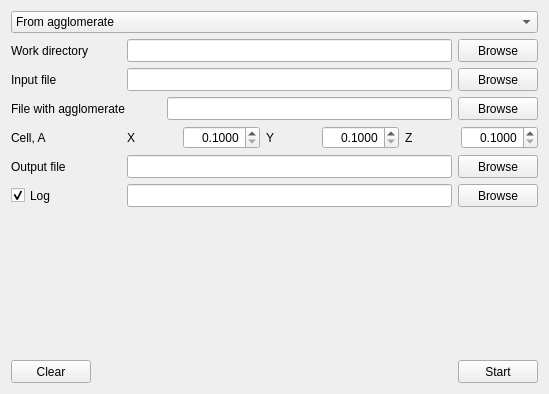
      <widget class="QWidget" name="pdb">
       <attribute name="title">
        <string>Generate PDB</string>
       </attribute>
       <layout class="QVBoxLayout" name="verticalLayout_5">
        <item>
         <widget class="QComboBox" name="pdb_comboBox_mode">
          <property name="toolTip">
           <string>Input file type</string>
          </property>
          <item>
           <property name="text">
            <string>From agglomerate</string>
           </property>
          </item>
          <item>
           <property name="text">
            <string>From trajectory snapshot</string>
           </property>
          </item>
         </widget>
        </item>
        <item>
         <layout class="QHBoxLayout" name="pdb_layout_workDir">
          <item>
           <widget class="QLabel" name="pdb_label_workDir">
            <property name="minimumSize">
             <size>
              <width>110</width>
              <height>23</height>
             </size>
            </property>
            <property name="text">
             <string>Work directory</string>
            </property>
           </widget>
          </item>
          <item>
           <widget class="QLineEdit" name="pdb_lineEdit_workDir">
            <property name="minimumSize">
             <size>
              <width>280</width>
              <height>23</height>
             </size>
            </property>
            <property name="toolTip">
             <string>Path to work directory</string>
            </property>
           </widget>
          </item>
          <item>
           <widget class="QPushButton" name="pdb_pushButton_workDir">
            <property name="minimumSize">
             <size>
              <width>80</width>
              <height>23</height>
             </size>
            </property>
            <property name="text">
             <string>Browse</string>
            </property>
            <property name="autoDefault">
             <bool>true</bool>
            </property>
           </widget>
          </item>
         </layout>
        </item>
        <item>
         <layout class="QHBoxLayout" name="pdb_layout_input">
          <item>
           <widget class="QLabel" name="pdb_label_input">
            <property name="minimumSize">
             <size>
              <width>110</width>
              <height>23</height>
             </size>
            </property>
            <property name="text">
             <string>Input file</string>
            </property>
           </widget>
          </item>
          <item>
           <widget class="QLineEdit" name="pdb_lineEdit_input">
            <property name="minimumSize">
             <size>
              <width>280</width>
              <height>23</height>
             </size>
            </property>
            <property name="toolTip">
             <string>Path to input file</string>
            </property>
           </widget>
          </item>
          <item>
           <widget class="QPushButton" name="pdb_pushButton_input">
            <property name="minimumSize">
             <size>
              <width>80</width>
              <height>23</height>
             </size>
            </property>
            <property name="text">
             <string>Browse</string>
            </property>
            <property name="autoDefault">
             <bool>true</bool>
            </property>
           </widget>
          </item>
         </layout>
        </item>
        <item>
         <layout class="QHBoxLayout" name="pdb_layout_agl">
          <item>
           <widget class="QLabel" name="pdb_label_agl">
            <property name="minimumSize">
             <size>
              <width>150</width>
              <height>23</height>
             </size>
            </property>
            <property name="text">
             <string>File with agglomerate</string>
            </property>
           </widget>
          </item>
          <item>
           <widget class="QLineEdit" name="pdb_lineEdit_agl">
            <property name="minimumSize">
             <size>
              <width>280</width>
              <height>23</height>
             </size>
            </property>
            <property name="toolTip">
             <string>Path to file with agglomerate</string>
            </property>
           </widget>
          </item>
          <item>
           <widget class="QPushButton" name="pdb_pushButton_agl">
            <property name="minimumSize">
             <size>
              <width>80</width>
              <height>23</height>
             </size>
            </property>
            <property name="text">
             <string>Browse</string>
            </property>
            <property name="autoDefault">
             <bool>true</bool>
            </property>
           </widget>
          </item>
         </layout>
        </item>
        <item>
         <layout class="QHBoxLayout" name="pdb_layout_cell">
          <item>
           <widget class="QLabel" name="pdb_label_cell">
            <property name="minimumSize">
             <size>
              <width>110</width>
              <height>23</height>
             </size>
            </property>
            <property name="text">
             <string>Cell, A</string>
            </property>
           </widget>
          </item>
          <item>
           <widget class="QLabel" name="pdb_label_cellX">
            <property name="minimumSize">
             <size>
              <width>50</width>
              <height>23</height>
             </size>
            </property>
            <property name="text">
             <string>X</string>
            </property>
           </widget>
          </item>
          <item>
           <widget class="QDoubleSpinBox" name="pdb_doubleSpinBox_cellX">
            <property name="sizePolicy">
             <sizepolicy hsizetype="Expanding" vsizetype="Fixed">
              <horstretch>0</horstretch>
              <verstretch>0</verstretch>
             </sizepolicy>
            </property>
            <property name="minimumSize">
             <size>
              <width>55</width>
              <height>23</height>
             </size>
            </property>
            <property name="toolTip">
             <string>Cell size, X</string>
            </property>
            <property name="alignment">
             <set>Qt::AlignRight|Qt::AlignTrailing|Qt::AlignVCenter</set>
            </property>
            <property name="decimals">
             <number>4</number>
            </property>
            <property name="minimum">
             <double>0.100000000000000</double>
            </property>
            <property name="maximum">
             <double>999.990000000000009</double>
            </property>
           </widget>
          </item>
          <item>
           <widget class="QLabel" name="pdb_label_cellY">
            <property name="minimumSize">
             <size>
              <width>50</width>
              <height>23</height>
             </size>
            </property>
            <property name="text">
             <string>Y</string>
            </property>
           </widget>
          </item>
          <item>
           <widget class="QDoubleSpinBox" name="pdb_doubleSpinBox_cellY">
            <property name="sizePolicy">
             <sizepolicy hsizetype="Expanding" vsizetype="Fixed">
              <horstretch>0</horstretch>
              <verstretch>0</verstretch>
             </sizepolicy>
            </property>
            <property name="minimumSize">
             <size>
              <width>55</width>
              <height>23</height>
             </size>
            </property>
            <property name="toolTip">
             <string>Cell size, Y</string>
            </property>
            <property name="alignment">
             <set>Qt::AlignRight|Qt::AlignTrailing|Qt::AlignVCenter</set>
            </property>
            <property name="decimals">
             <number>4</number>
            </property>
            <property name="minimum">
             <double>0.100000000000000</double>
            </property>
            <property name="maximum">
             <double>999.990000000000009</double>
            </property>
           </widget>
          </item>
          <item>
           <widget class="QLabel" name="pdb_label_cellZ">
            <property name="minimumSize">
             <size>
              <width>50</width>
              <height>23</height>
             </size>
            </property>
            <property name="text">
             <string>Z</string>
            </property>
           </widget>
          </item>
          <item>
           <widget class="QDoubleSpinBox" name="pdb_doubleSpinBox_cellZ">
            <property name="sizePolicy">
             <sizepolicy hsizetype="Expanding" vsizetype="Fixed">
              <horstretch>0</horstretch>
              <verstretch>0</verstretch>
             </sizepolicy>
            </property>
            <property name="minimumSize">
             <size>
              <width>55</width>
              <height>23</height>
             </size>
            </property>
            <property name="toolTip">
             <string>Cell size, Z</string>
            </property>
            <property name="alignment">
             <set>Qt::AlignRight|Qt::AlignTrailing|Qt::AlignVCenter</set>
            </property>
            <property name="decimals">
             <number>4</number>
            </property>
            <property name="minimum">
             <double>0.100000000000000</double>
            </property>
            <property name="maximum">
             <double>999.990000000000009</double>
            </property>
           </widget>
          </item>
         </layout>
        </item>
        <item>
         <layout class="QHBoxLayout" name="pdb_layout_output">
          <item>
           <widget class="QLabel" name="pdb_label_output">
            <property name="minimumSize">
             <size>
              <width>110</width>
              <height>23</height>
             </size>
            </property>
            <property name="text">
             <string>Output file</string>
            </property>
           </widget>
          </item>
          <item>
           <widget class="QLineEdit" name="pdb_lineEdit_output">
            <property name="minimumSize">
             <size>
              <width>280</width>
              <height>23</height>
             </size>
            </property>
            <property name="toolTip">
             <string>Path to output file</string>
            </property>
           </widget>
          </item>
          <item>
           <widget class="QPushButton" name="pdb_pushButton_output">
            <property name="minimumSize">
             <size>
              <width>80</width>
              <height>23</height>
             </size>
            </property>
            <property name="text">
             <string>Browse</string>
            </property>
            <property name="autoDefault">
             <bool>true</bool>
            </property>
           </widget>
          </item>
         </layout>
        </item>
        <item>
         <layout class="QHBoxLayout" name="pdb_layout_opt">
          <item>
           <widget class="QCheckBox" name="pdb_checkBox_log">
            <property name="minimumSize">
             <size>
              <width>110</width>
              <height>23</height>
             </size>
            </property>
            <property name="text">
             <string>Log</string>
            </property>
            <property name="checked">
             <bool>true</bool>
            </property>
           </widget>
          </item>
          <item>
           <widget class="QLineEdit" name="pdb_lineEdit_log">
            <property name="minimumSize">
             <size>
              <width>173</width>
              <height>23</height>
             </size>
            </property>
            <property name="toolTip">
             <string>Path to log file</string>
            </property>
           </widget>
          </item>
          <item>
           <widget class="QPushButton" name="pdb_pushButton_log">
            <property name="minimumSize">
             <size>
              <width>80</width>
              <height>23</height>
             </size>
            </property>
            <property name="text">
             <string>Browse</string>
            </property>
            <property name="autoDefault">
             <bool>true</bool>
            </property>
           </widget>
          </item>
         </layout>
        </item>
        <item>
         <spacer name="verticalSpacer_4">
          <property name="orientation">
           <enum>Qt::Vertical</enum>
          </property>
          <property name="sizeHint" stdset="0">
           <size>
            <width>20</width>
            <height>147</height>
           </size>
          </property>
         </spacer>
        </item>
        <item>
         <layout class="QHBoxLayout" name="pdb_layout_buttons">
          <item>
           <widget class="QPushButton" name="pdb_pushButton_clear">
            <property name="minimumSize">
             <size>
              <width>80</width>
              <height>23</height>
             </size>
            </property>
            <property name="toolTip">
             <string>Clear window</string>
            </property>
            <property name="text">
             <string>Clear</string>
            </property>
            <property name="autoDefault">
             <bool>true</bool>
            </property>
           </widget>
          </item>
          <item>
           <spacer name="horizontalSpacer_15">
            <property name="orientation">
             <enum>Qt::Horizontal</enum>
            </property>
            <property name="sizeHint" stdset="0">
             <size>
              <width>40</width>
              <height>20</height>
             </size>
            </property>
           </spacer>
          </item>
          <item>
           <widget class="QPushButton" name="pdb_pushButton_start">
            <property name="minimumSize">
             <size>
              <width>80</width>
              <height>23</height>
             </size>
            </property>
            <property name="maximumSize">
             <size>
              <width>16777215</width>
              <height>16777215</height>
             </size>
            </property>
            <property name="toolTip">
             <string>Start application</string>
            </property>
            <property name="text">
             <string>Start</string>
            </property>
            <property name="autoDefault">
             <bool>true</bool>
            </property>
           </widget>
          </item>
         </layout>
        </item>
       </layout>
      </widget>
